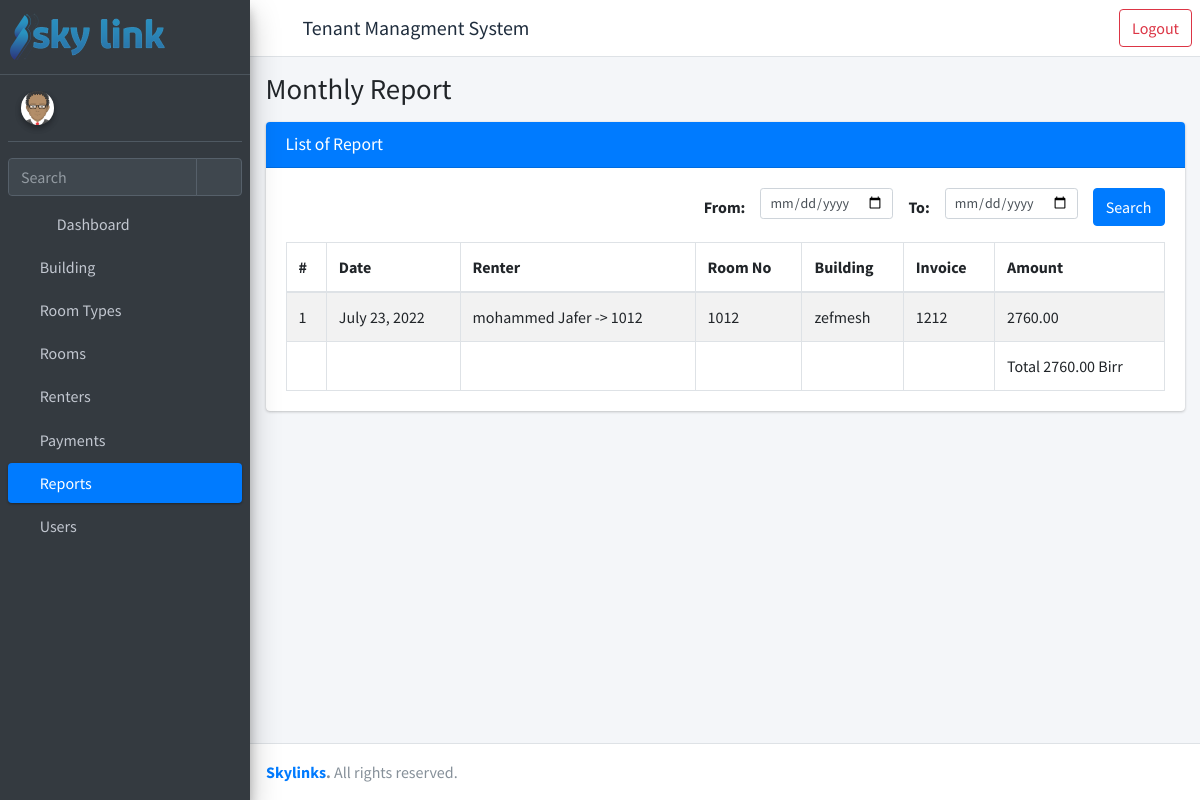
Page /building/1/list-report-monthly/ (signed in) on the earlier database version.
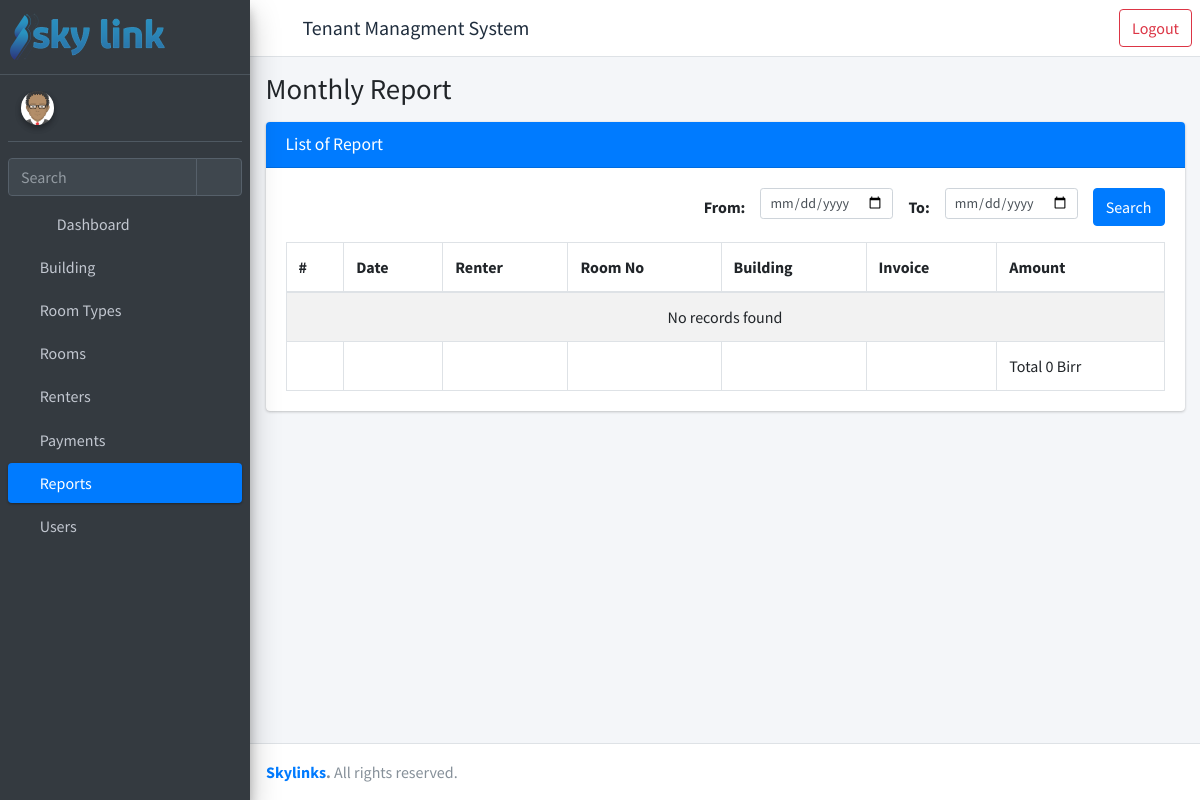
Same page on the later database version.
### rent/models.py (models this page shows, shortened)
class Payment(models.Model):
    renter = models.ForeignKey("rent.Renter", verbose_name=_(
        "Renter"), on_delete=models.PROTECT)
    paid_date = models.DateField(_("Paid Date"), auto_now_add=True)
    no_of_months = models.PositiveIntegerField(_("No Of Months"))
    amount = models.DecimalField(
        _("Rent Cost"), max_digits=10, decimal_places=2)
    invoice_no = models.CharField(_("Invoice No"), max_length=50)
    slip_no = models.CharField(_("Slip No"), max_length=50)
    payment_method = models.CharField(
        _("Payment Method"), max_length=50, choices=PAYMENT_METHOD_CHOICES)
    remark = models.TextField(_("Remark"), blank=True, default="No Remark.")
    vat = models.DecimalField(_("VAT Amount"), max_digits=10, decimal_places=2)
    penality = models.DecimalField(
        _("Penality Amount"), max_digits=10, decimal_places=2, null=True , blank=True)
    report = models.ForeignKey("rent.Report", verbose_name=_(
        "Reported to."), on_delete=models.PROTECT, blank=True)
    created_by = models.ForeignKey(settings.AUTH_USER_MODEL, verbose_name=_(
        "Created By"), on_delete=models.PROTECT, related_name="created_by_payment")
    created_date = models.DateTimeField(_("Created Date"), auto_now_add=True)
    updated_by = models.ForeignKey(settings.AUTH_USER_MODEL, verbose_name=_(
        "Updated By"), on_delete=models.PROTECT, related_name="updated_by_payment")
    updated_date = models.DateTimeField(_("Updated Date"), auto_now=True)
    @property
    def new_paid(self):
        return self.amount + self.vat + self.penality

class Renter(models.Model):
    first_name = models.CharField(_("First Name"), max_length=30)
    last_name = models.CharField(_("Last Name"), max_length=30)
    phone = models.IntegerField(_("Phone number"), )
    tin_no = models.IntegerField(_("Tin number"), )
    company_name = models.CharField(
        _("Company Name"), max_length=50,)
    deposited_amount = models.DecimalField(
        _("Deposited Amount"), max_digits=15, decimal_places=2, default=0)
    date_admitted = models.DateField(_("Date Admitted"), default=timezone.now)
    room = models.ForeignKey("rent.Room", verbose_name=_(
        "Room"), on_delete=models.PROTECT, related_name="rents")
    chat_id = models.IntegerField(_("Chat ID"),blank=True, null= True)
    license_img = models.ImageField(_("Company Licence"), upload_to="img/",null=True, blank=True)
    tin_img = models.ImageField(_("Tin Certificate"), upload_to="img/",null=True, blank=True)
    is_rented = models.BooleanField(_("Is Rented"), default=True)
    date_left = models.DateField(_("Date Field"), blank=True, null=True)
    created_by = models.ForeignKey(settings.AUTH_USER_MODEL, verbose_name=_(
        "Created By"), on_delete=models.PROTECT, related_name="created_by_renter")
    created_date = models.DateTimeField(_("Created Date"), auto_now_add=True)
    updated_by = models.ForeignKey(settings.AUTH_USER_MODEL, verbose_name=_(
        "Updated By"), on_delete=models.PROTECT, related_name="updated_by_renter")
    updated_date = models.DateTimeField(_("Updated Date"), auto_now=True)
    def full_name(self) -> str:
        return self.first_name + ' ' + self.last_name
    def __str__(self) -> str:
        return self.full_name() + f' -> {self.room}'

class Room(models.Model):
    building = models.ForeignKey("rent.Building", verbose_name=_(
        "Building"), on_delete=models.PROTECT)
    floor_no = models.PositiveIntegerField(_("Floor No."))
    room_type = models.ForeignKey("rent.RoomType", verbose_name=_(
        "Room Type"), on_delete=models.PROTECT)
    room_no = models.CharField(_("Room No."), max_length=10)
    width = models.DecimalField(
        _("Room Width"), max_digits=5, decimal_places=2, blank=True, null=True)
    length = models.DecimalField(
        _("Room Length"), max_digits=5, decimal_places=2, blank=True, null=True)
    area = models.DecimalField(_("Area"), max_digits=10, decimal_places=2)
    price_msq = models.DecimalField(
        _("Price per MSq"), max_digits=10, decimal_places=2)
    status = models.CharField(
        _("Status"), max_length=50, choices=STATUS_CHOICES, default="vacant")
    total_price = models.DecimalField(
        _("Total Price"), max_digits=10, decimal_places=2)
    room_img = models.ImageField(_("Room Image"), null=True, upload_to="img/", blank=True)
    is_active = models.BooleanField(default=True)
    created_by = models.ForeignKey(settings.AUTH_USER_MODEL, verbose_name=_(
        "Created By"), on_delete=models.PROTECT, related_name="created_by_room")
    created_date = models.DateTimeField(_("Created Date"), auto_now_add=True)
    updated_by = models.ForeignKey(settings.AUTH_USER_MODEL, verbose_name=_(
        "Updated By"), on_delete=models.PROTECT, related_name="updated_by_room")
    updated_date = models.DateTimeField(_("Updated Date"), auto_now=True)
    def __str__(self) -> str:
        return self.room_no

class Building(models.Model):
    name = models.CharField(_("Name"), max_length=100)
    address = models.CharField(_("Address"), max_length=150)
    img = models.ImageField(_("Building Image"), null= True, blank=True ,upload_to="img/")

### rent/views.py (the view)
@login_required
@permission_required(perm="rent.view_report", raise_exception=True)
def BuildingMonthlyReportListView(request, pk):
    if request.method == "POST":
        fromdate = request.POST.get("fromdate")
        todate = request.POST.get("todate")
        reports = Payment.objects.filter(
            paid_date__gte=fromdate,
            paid_date__lte=todate,
            renter__room__building__id=pk
        )
        total_penality = reports.aggregate(
            Sum('penality')).get("penality__sum")
        total_vat = reports.aggregate(Sum('vat')).get("vat__sum")
        total_amount = reports.aggregate(Sum('amount')).get("amount__sum")
        if total_penality is None:
            total = 0
        else:
            total = total_amount = total_penality + total_vat
        context = {
            "object_list": reports,
            "total": round(total, 2),
            "open": "report",
            "title": "Monthly Report",
            'obj_model': 'report',
            **permissions(request),
        }
        return render(request, "rent/list-monthly-report.html", context)
    else:
        reports = Payment.objects.filter(
            renter__room__building__id=pk
        )
        total_penality = reports.aggregate(
            Sum('penality')).get("penality__sum")
        total_vat = reports.aggregate(Sum('vat')).get("vat__sum")
        total_amount = reports.aggregate(Sum('amount')).get("amount__sum")
        if total_amount is None:
            total = 0
        else:
            total = total_amount + total_penality + total_vat
        context = {
            "object_list": reports,
            "total": round(total,2),
            "open": "report",
            "title": "Monthly Report",
            'obj_model': 'report',
            **permissions(request),
        }
    return render(request, "rent/list-monthly-report.html", context)

### templates/rent/list-monthly-report.html (shortened to what this page needs)
{% extends 'rent/homepage.html' %}
{% load static %}
{% block main_page %}
<div class="content">
    <div class="container-fluid">
        <div class="card">
            <div class="card-header bg-primary">
                <h3 class="card-title ">List of {{ obj_model.capitalize }}</h3>
            </div>
            <div class="card-body">
                <form class="row g-3 float-right" action="" method="post">
                <div class="col-auto">
                <label class="col-form-label"> From: </label>
                </div>
                <div class="col-auto">
                <input type="date" name="fromdate" class="form-control form-control-sm" required>
                </div>
                <div class="col-auto">
                <label class="col-form-label"> To:</label>
                </div>
                <div class="col-auto">
                <input type="date"  name="todate" class="form-control form-control-sm" required>
                </div>
                <div class="col-auto">
                <input type="submit" name="Search" class="btn btn-primary mb-3" value="Search">
                </div>
                </form>
                <table id="example1" class="table table-bordered table-striped" width="100%">
                    <thead>
                        <tr class="sorting sorting_desc">
                            <th>#</th>
                            <th>Date</th>
                            <th>Renter</th>
                            <th>Room No</th>
                            <th>Building</th>
                            <th>Invoice</th>
                            <th>Amount</th>
                        </tr>
                    </thead>
                    <tbody>
                        {% if object_list.count > 0 %}
                            {% for data in object_list %}
                                <tr>
                                    <td>{{ forloop.counter }}</td>
                                    <td>{{ data.paid_date }}</td>
                                    <td>{{ data.renter }}</td>
                                    <td>{{ data.renter.room }}</td>
                                    <td>{{ data.renter.room.building.name }}</td>
                                    <td>{{ data.invoice_no }}</td>
                                    <td>{{ data.new_paid }}</td>
                                </tr>
                            {% endfor %}
                            {% else %}
                            <tr>
                                <td colspan="7" class="dataTables_empty text-center" valign="top">No records found</td>
                            </tr>
                            {% endif %}
                            <tr >
                                <td> </td>
                                <td> </td>
                                <td> </td>
                                <td> </td>
                                <td> </td>
                                <td> </td>
                                {% if total != None %}
                                    <td valign="top" >Total {{ total }} Birr</td>
                                {% else %}
                                    <td>No Payments this month</td>
                                {% endif %}
                            </tr>
                    </tbody>
                </table>
            </div>
        </div>
    </div>
</div>
{% endblock main_page %}
{% load static %}

Differences in the rows shown:
removed Payment: paid_date "July 23, 2022", renter "mohammed Jafer -> 1012", renter.room "1012", renter.room.building.name "zefmesh", invoice_no "1212", new_paid "2760.00"
Other differences:
{{ total }}: "2760.00" → "0"
text now shown: "No records found"
